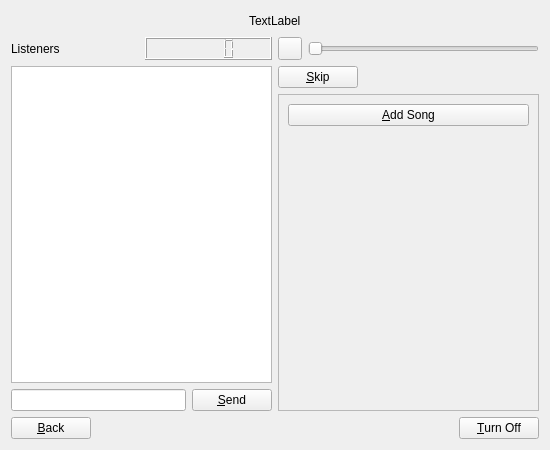
<?xml version="1.0" encoding="UTF-8"?>
<ui version="4.0">
 <class>ChannelWidget</class>
 <widget class="QWidget" name="ChannelWidget">
  <property name="geometry">
   <rect>
    <x>0</x>
    <y>0</y>
    <width>550</width>
    <height>450</height>
   </rect>
  </property>
  <property name="windowTitle">
   <string>Channel Widget</string>
  </property>
  <layout class="QVBoxLayout" name="verticalLayout_4">
   <item>
    <layout class="QHBoxLayout" name="horizontalLayout_4">
     <item>
      <spacer name="horizontalSpacer_2">
       <property name="orientation">
        <enum>Qt::Horizontal</enum>
       </property>
       <property name="sizeHint" stdset="0">
        <size>
         <width>40</width>
         <height>20</height>
        </size>
       </property>
      </spacer>
     </item>
     <item>
      <widget class="QLabel" name="channelName">
       <property name="text">
        <string>TextLabel</string>
       </property>
      </widget>
     </item>
     <item>
      <spacer name="horizontalSpacer_3">
       <property name="orientation">
        <enum>Qt::Horizontal</enum>
       </property>
       <property name="sizeHint" stdset="0">
        <size>
         <width>40</width>
         <height>20</height>
        </size>
       </property>
      </spacer>
     </item>
    </layout>
   </item>
   <item>
    <layout class="QHBoxLayout" name="horizontalLayout_7">
     <item>
      <layout class="QVBoxLayout" name="verticalLayout_3">
       <item>
        <layout class="QHBoxLayout" name="horizontalLayout">
         <item>
          <widget class="QLabel" name="numOfListeners">
           <property name="text">
            <string>Listeners</string>
           </property>
          </widget>
         </item>
         <item>
          <widget class="QLCDNumber" name="lcdNumber">
           <property name="font">
            <font>
             <weight>50</weight>
             <bold>false</bold>
            </font>
           </property>
          </widget>
         </item>
        </layout>
       </item>
       <item>
        <widget class="QTextEdit" name="textView">
         <property name="readOnly">
          <bool>true</bool>
         </property>
        </widget>
       </item>
       <item>
        <layout class="QHBoxLayout" name="horizontalLayout_6">
         <item>
          <widget class="QLineEdit" name="msgEdit"/>
         </item>
         <item>
          <widget class="QPushButton" name="cmdSend">
           <property name="text">
            <string>&amp;Send</string>
           </property>
          </widget>
         </item>
        </layout>
       </item>
      </layout>
     </item>
     <item>
      <layout class="QVBoxLayout" name="verticalLayout_2">
       <item>
        <layout class="QHBoxLayout" name="horizontalLayout_2">
         <item>
          <widget class="QToolButton" name="cmdVolume">
           <property name="text">
            <string/>
           </property>
           <property name="icon">
            <iconset resource="icons.qrc">
             <normaloff>:/new/prefix1/icons/low-volume.png</normaloff>:/new/prefix1/icons/low-volume.png</iconset>
           </property>
           <property name="checkable">
            <bool>true</bool>
           </property>
          </widget>
         </item>
         <item>
          <widget class="QSlider" name="sldVolume">
           <property name="orientation">
            <enum>Qt::Horizontal</enum>
           </property>
          </widget>
         </item>
        </layout>
       </item>
       <item>
        <layout class="QHBoxLayout" name="horizontalLayout_5">
         <item>
          <widget class="QPushButton" name="cmdSkip">
           <property name="text">
            <string>&amp;Skip</string>
           </property>
          </widget>
         </item>
         <item>
          <spacer name="horizontalSpacer_4">
           <property name="orientation">
            <enum>Qt::Horizontal</enum>
           </property>
           <property name="sizeHint" stdset="0">
            <size>
             <width>40</width>
             <height>20</height>
            </size>
           </property>
          </spacer>
         </item>
        </layout>
       </item>
       <item>
        <widget class="QScrollArea" name="songsArea">
         <property name="autoFillBackground">
          <bool>false</bool>
         </property>
         <property name="widgetResizable">
          <bool>true</bool>
         </property>
         <widget class="QWidget" name="songsAreaWidgetContents">
          <property name="geometry">
           <rect>
            <x>0</x>
            <y>0</y>
            <width>258</width>
            <height>307</height>
           </rect>
          </property>
          <layout class="QVBoxLayout" name="verticalLayout">
           <item>
            <layout class="QGridLayout" name="scrollLayout">
             <item row="0" column="0">
              <widget class="QPushButton" name="cmdAddSong">
               <property name="text">
                <string>&amp;Add Song</string>
               </property>
              </widget>
             </item>
            </layout>
           </item>
           <item>
            <spacer name="verticalSpacer">
             <property name="orientation">
              <enum>Qt::Vertical</enum>
             </property>
             <property name="sizeHint" stdset="0">
              <size>
               <width>20</width>
               <height>40</height>
              </size>
             </property>
            </spacer>
           </item>
          </layout>
         </widget>
        </widget>
       </item>
      </layout>
     </item>
    </layout>
   </item>
   <item>
    <layout class="QHBoxLayout" name="horizontalLayout_3">
     <item>
      <widget class="QPushButton" name="cmdBack">
       <property name="text">
        <string>&amp;Back</string>
       </property>
      </widget>
     </item>
     <item>
      <spacer name="horizontalSpacer">
       <property name="orientation">
        <enum>Qt::Horizontal</enum>
       </property>
       <property name="sizeHint" stdset="0">
        <size>
         <width>40</width>
         <height>20</height>
        </size>
       </property>
      </spacer>
     </item>
     <item>
      <widget class="QPushButton" name="cmdTurnOff">
       <property name="text">
        <string>&amp;Turn Off</string>
       </property>
      </widget>
     </item>
    </layout>
   </item>
  </layout>
 </widget>
 <resources>
  <include location="icons.qrc"/>
 </resources>
 <connections/>
</ui>
